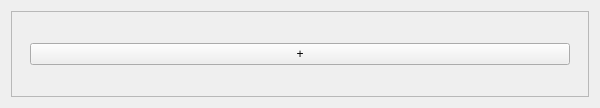
<?xml version="1.0" encoding="UTF-8"?>
<ui version="4.0">
 <class>TabContainer</class>
 <widget class="QWidget" name="TabContainer">
  <property name="geometry">
   <rect>
    <x>0</x>
    <y>0</y>
    <width>600</width>
    <height>108</height>
   </rect>
  </property>
  <property name="sizePolicy">
   <sizepolicy hsizetype="Expanding" vsizetype="Fixed">
    <horstretch>0</horstretch>
    <verstretch>0</verstretch>
   </sizepolicy>
  </property>
  <property name="minimumSize">
   <size>
    <width>0</width>
    <height>0</height>
   </size>
  </property>
  <property name="windowTitle">
   <string>Form</string>
  </property>
  <layout class="QVBoxLayout" name="verticalLayout_3">
   <item>
    <layout class="QVBoxLayout" name="verticalLayout">
     <item>
      <widget class="QScrollArea" name="scrollArea">
       <property name="verticalScrollBarPolicy">
        <enum>Qt::ScrollBarPolicy::ScrollBarAlwaysOff</enum>
       </property>
       <property name="widgetResizable">
        <bool>true</bool>
       </property>
       <widget class="QWidget" name="scrollAreaWidgetContents">
        <property name="geometry">
         <rect>
          <x>0</x>
          <y>0</y>
          <width>572</width>
          <height>80</height>
         </rect>
        </property>
        <layout class="QVBoxLayout" name="verticalLayout_2">
         <item>
          <widget class="QWidget" name="tabBarContainer" native="true">
           <layout class="QHBoxLayout" name="horizontalLayout">
            <item>
             <layout class="QHBoxLayout" name="tabBarLayout">
              <item>
               <widget class="QPushButton" name="addTabButton">
                <property name="text">
                 <string>+</string>
                </property>
               </widget>
              </item>
             </layout>
            </item>
           </layout>
          </widget>
         </item>
        </layout>
       </widget>
      </widget>
     </item>
    </layout>
   </item>
  </layout>
 </widget>
 <resources/>
 <connections/>
</ui>
